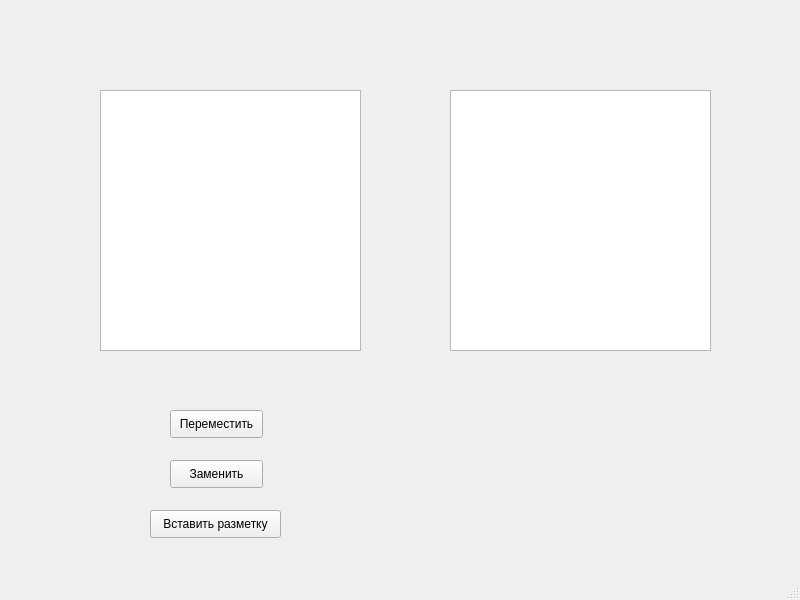
<?xml version="1.0" encoding="UTF-8"?>
<ui version="4.0">
 <class>MainWindow</class>
 <widget class="QMainWindow" name="MainWindow">
  <property name="geometry">
   <rect>
    <x>0</x>
    <y>0</y>
    <width>800</width>
    <height>600</height>
   </rect>
  </property>
  <property name="windowTitle">
   <string>Text Editor</string>
  </property>
  <widget class="QWidget" name="centralwidget">
   <widget class="QPushButton" name="buttonRelocate">
    <property name="geometry">
     <rect>
      <x>170</x>
      <y>410</y>
      <width>93</width>
      <height>28</height>
     </rect>
    </property>
    <property name="text">
     <string>Переместить</string>
    </property>
   </widget>
   <widget class="QPushButton" name="buttonChange">
    <property name="geometry">
     <rect>
      <x>170</x>
      <y>460</y>
      <width>93</width>
      <height>28</height>
     </rect>
    </property>
    <property name="text">
     <string>Заменить</string>
    </property>
   </widget>
   <widget class="QPushButton" name="buttonInsertHTML">
    <property name="geometry">
     <rect>
      <x>150</x>
      <y>510</y>
      <width>131</width>
      <height>28</height>
     </rect>
    </property>
    <property name="text">
     <string>Вставить разметку</string>
    </property>
   </widget>
   <widget class="QTextEdit" name="textEdit">
    <property name="geometry">
     <rect>
      <x>100</x>
      <y>90</y>
      <width>261</width>
      <height>261</height>
     </rect>
    </property>
   </widget>
   <widget class="QTextEdit" name="textEdit_2">
    <property name="geometry">
     <rect>
      <x>450</x>
      <y>90</y>
      <width>261</width>
      <height>261</height>
     </rect>
    </property>
   </widget>
  </widget>
  <widget class="QMenuBar" name="menubar">
   <property name="geometry">
    <rect>
     <x>0</x>
     <y>0</y>
     <width>800</width>
     <height>26</height>
    </rect>
   </property>
  </widget>
  <widget class="QStatusBar" name="statusbar"/>
 </widget>
 <resources/>
 <connections/>
</ui>
